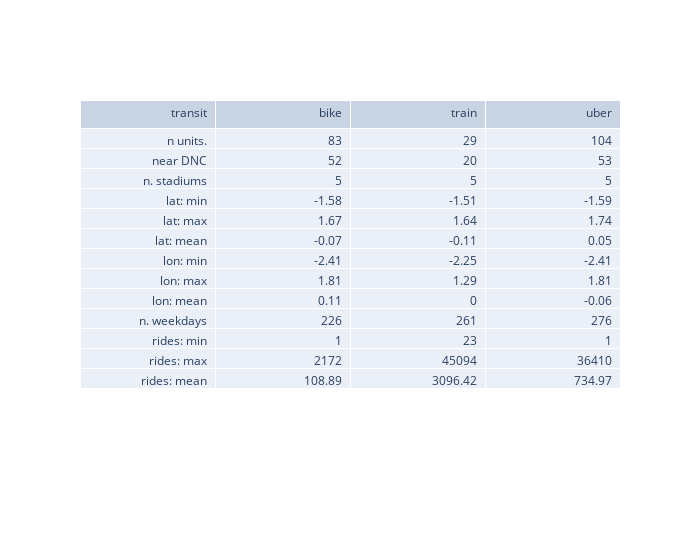

This figure's notebook cell:
### Code cell
plot_data = pd.concat([spacelike_stats(tract_panel), timelike_stats(tract_panel)])
plot_data
fig = go.Figure(data=[go.Table(
    header=dict(values=['transit'] + list(plot_data.columns),
                align='right'),
    cells=dict(values=[plot_data.index, plot_data.bike, plot_data.train, plot_data.uber],
               align='right'))
])
fig.update_layout(width=700)
fig.show()

### Figure 1 — Plotly figure (JSON) as saved in the notebook; plotly's stock layout.template omitted (floating-point values rounded to 4 significant figures)
{"data": [{"cells": {"align": "right", "values": [["n units.", "near DNC", "n. stadiums", "lat: min", "lat: max", "lat: mean", "lon: min", "lon: max", "lon: mean", "n. weekdays", "rides: min", "rides: max", "rides: mean"], [83, 52, 5, -1.58, 1.67, -0.07, -2.41, 1.81, 0.11, 226, 1, 2172, 108.9], [29, 20, 5, -1.51, 1.64, -0.11, -2.25, 1.29, 0, 261, 23, 45094, 3096.0], [104, 53, 5, -1.59, 1.74, 0.05, -2.41, 1.81, -0.06, 276, 1, 36410, 735.0]]}, "header": {"align": "right", "values": ["transit", "bike", "train", "uber"]}, "type": "table"}], "layout": {"width": 700}}
